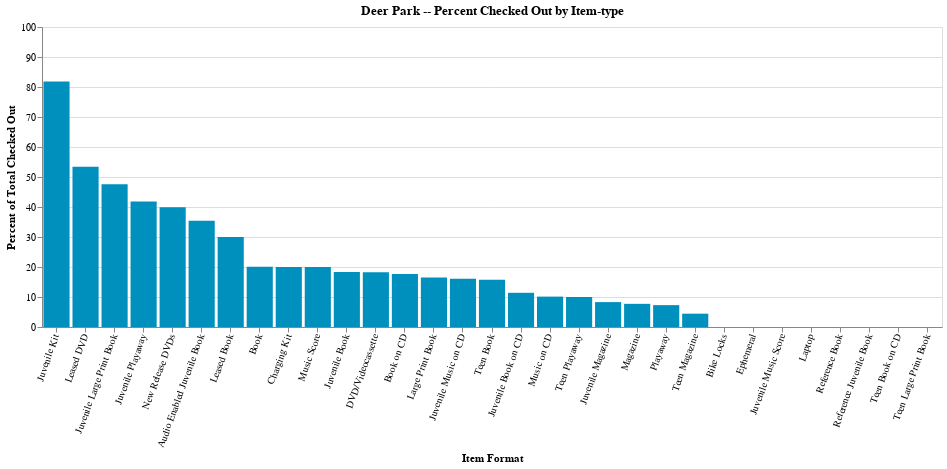

Notebook source saved alongside this figure:
### Code cell
chart = alt.Chart(df).mark_bar(color="#0090bd").encode(
    # x='end_date:T',
    x=alt.X(
        'item_format',
        axis=alt.Axis(title='Item Format', labelAngle=-70),
        sort='-y'
    ),
    y=alt.Y(
        'percent_checked_out:Q',
        title = 'Percent of Total Checked Out',
        scale = alt.Scale(domain=[0,100]),
    ),
    tooltip=['branch_name', 'item_format', 'percent_checked_out', 'count_items', 'count_current_checkout', 'sum_checkout_total', 'sum_renewal_total', 'sum_price']
).properties(
    title="{} -- Percent Checked Out by Item-type".format(df.iloc[0]['branch_name']),
    width=900,
)

chart.display()

# we can save this file to an html file: name + date if that's what we want
chart.save(
    'output-{}.html'.format(
        pd.Timestamp('now').strftime('%Y-%m-%d')
    )
)

# remember, if we want to use this, import altair_saver (and requirements) above
save(chart, "chart.png")

### Figure 1 — Vega-Lite specification as saved in the notebook (floating-point values rounded to 4 significant figures)
{"config": {"view": {"continuousWidth": 400, "continuousHeight": 300}}, "data": {"name": "data-c12c6caf6661dbc7afde2e6c1cac50f1"}, "mark": {"type": "bar", "color": "#0090bd"}, "encoding": {"tooltip": [{"type": "nominal", "field": "branch_name"}, {"type": "nominal", "field": "item_format"}, {"type": "quantitative", "field": "percent_checked_out"}, {"type": "quantitative", "field": "count_items"}, {"type": "quantitative", "field": "count_current_checkout"}, {"type": "quantitative", "field": "sum_checkout_total"}, {"type": "quantitative", "field": "sum_renewal_total"}, {"type": "quantitative", "field": "sum_price"}], "x": {"type": "nominal", "axis": {"labelAngle": -70, "title": "Item Format"}, "field": "item_format", "sort": "-y"}, "y": {"type": "quantitative", "field": "percent_checked_out", "scale": {"domain": [0, 100]}, "title": "Percent of Total Checked Out"}}, "title": "Deer Park -- Percent Checked Out by Item-type", "width": 900, "$schema": "https://vega.github.io/schema/vega-lite/v4.8.1.json", "datasets": {"data-c12c6caf6661dbc7afde2e6c1cac50f1": [{"branch_name": "Deer Park", "item_format": "Audio Enabled Juvenile Book", "count_items": 113, "count_current_checkout": 40, "sum_checkout_total": 649, "percent_checked_out": 35.4, "sum_renewal_total": 198, "sum_price": 5402.0}, {"branch_name": "Deer Park", "item_format": "Bike Locks", "count_items": 3, "count_current_checkout": 0, "sum_checkout_total": 0, "percent_checked_out": 0.0, "sum_renewal_total": 0, "sum_price": 30.0}, {"branch_name": "Deer Park", "item_format": "Book", "count_items": 15806, "count_current_checkout": 3171, "sum_checkout_total": 179128, "percent_checked_out": 20.06, "sum_renewal_total": 118591, "sum_price": 380800.0}, {"branch_name": "Deer Park", "item_format": "Book on CD", "count_items": 893, "count_current_checkout": 158, "sum_checkout_total": 25140, "percent_checked_out": 17.69, "sum_renewal_total": 13033, "sum_price": 45030.0}, {"branch_name": "Deer Park", "item_format": "Charging Kit", "count_items": 5, "count_current_checkout": 1, "sum_checkout_total": 117, "percent_checked_out": 20.0, "sum_renewal_total": 0, "sum_price": 25.0}, {"branch_name": "Deer Park", "item_format": "DVD/Videocassette", "count_items": 6055, "count_current_checkout": 1103, "sum_checkout_total": 262992, "percent_checked_out": 18.22, "sum_renewal_total": 155080, "sum_price": 124300.0}, {"branch_name": "Deer Park", "item_format": "Ephemeral", "count_items": 3, "count_current_checkout": 0, "sum_checkout_total": 591, "percent_checked_out": 0.0, "sum_renewal_total": 5, "sum_price": 0.0}, {"branch_name": "Deer Park", "item_format": "Juvenile Book", "count_items": 29637, "count_current_checkout": 5435, "sum_checkout_total": 460739, "percent_checked_out": 18.34, "sum_renewal_total": 251433, "sum_price": 469700.0}, {"branch_name": "Deer Park", "item_format": "Juvenile Book on CD", "count_items": 342, "count_current_checkout": 39, "sum_checkout_total": 9578, "percent_checked_out": 11.4, "sum_renewal_total": 6384, "sum_price": 10690.0}, {"branch_name": "Deer Park", "item_format": "Juvenile Kit", "count_items": 33, "count_current_checkout": 27, "sum_checkout_total": 39, "percent_checked_out": 81.82, "sum_renewal_total": 1, "sum_price": 1980.0}, {"branch_name": "Deer Park", "item_format": "Juvenile Large Print Book", "count_items": 21, "count_current_checkout": 10, "sum_checkout_total": 69, "percent_checked_out": 47.62, "sum_renewal_total": 68, "sum_price": 495.6}, {"branch_name": "Deer Park", "item_format": "Juvenile Magazine", "count_items": 446, "count_current_checkout": 37, "sum_checkout_total": 512, "percent_checked_out": 8.3, "sum_renewal_total": 530, "sum_price": 80.0}, {"branch_name": "Deer Park", "item_format": "Juvenile Music Score", "count_items": 2, "count_current_checkout": 0, "sum_checkout_total": 77, "percent_checked_out": 0.0, "sum_renewal_total": 120, "sum_price": 32.95}, {"branch_name": "Deer Park", "item_format": "Juvenile Music on CD", "count_items": 162, "count_current_checkout": 26, "sum_checkout_total": 4777, "percent_checked_out": 16.05, "sum_renewal_total": 3051, "sum_price": 2171.0}, {"branch_name": "Deer Park", "item_format": "Juvenile Playaway", "count_items": 55, "count_current_checkout": 23, "sum_checkout_total": 1992, "percent_checked_out": 41.82, "sum_renewal_total": 1449, "sum_price": 2941.0}, {"branch_name": "Deer Park", "item_format": "Laptop", "count_items": 12, "count_current_checkout": 0, "sum_checkout_total": 29, "percent_checked_out": 0.0, "sum_renewal_total": 0, "sum_price": 8518.0}, {"branch_name": "Deer Park", "item_format": "Large Print Book", "count_items": 2289, "count_current_checkout": 377, "sum_checkout_total": 29614, "percent_checked_out": 16.47, "sum_renewal_total": 12360, "sum_price": 75340.0}, {"branch_name": "Deer Park", "item_format": "Leased Book", "count_items": 320, "count_current_checkout": 96, "sum_checkout_total": 1474, "percent_checked_out": 30.0, "sum_renewal_total": 1, "sum_price": 6400.0}, {"branch_name": "Deer Park", "item_format": "Leased DVD", "count_items": 146, "count_current_checkout": 78, "sum_checkout_total": 957, "percent_checked_out": 53.42, "sum_renewal_total": 4, "sum_price": 2920.0}, {"branch_name": "Deer Park", "item_format": "Magazine", "count_items": 3381, "count_current_checkout": 261, "sum_checkout_total": 8762, "percent_checked_out": 7.72, "sum_renewal_total": 5484, "sum_price": 520.0}, {"branch_name": "Deer Park", "item_format": "Music Score", "count_items": 5, "count_current_checkout": 1, "sum_checkout_total": 402, "percent_checked_out": 20.0, "sum_renewal_total": 105, "sum_price": 101.6}, {"branch_name": "Deer Park", "item_format": "Music on CD", "count_items": 2281, "count_current_checkout": 231, "sum_checkout_total": 75139, "percent_checked_out": 10.13, "sum_renewal_total": 24263, "sum_price": 33810.0}, {"branch_name": "Deer Park", "item_format": "New Release DVDs", "count_items": 423, "count_current_checkout": 169, "sum_checkout_total": 2273, "percent_checked_out": 39.95, "sum_renewal_total": 1919, "sum_price": 11490.0}, {"branch_name": "Deer Park", "item_format": "Playaway", "count_items": 288, "count_current_checkout": 21, "sum_checkout_total": 9223, "percent_checked_out": 7.29, "sum_renewal_total": 5603, "sum_price": 20790.0}, {"branch_name": "Deer Park", "item_format": "Reference Book", "count_items": 23, "count_current_checkout": 0, "sum_checkout_total": 18, "percent_checked_out": 0.0, "sum_renewal_total": 0, "sum_price": 1193.0}, {"branch_name": "Deer Park", "item_format": "Reference Juvenile Book", "count_items": 59, "count_current_checkout": 0, "sum_checkout_total": 22, "percent_checked_out": 0.0, "sum_renewal_total": 17, "sum_price": 42800.0}, {"branch_name": "Deer Park", "item_format": "Teen Book", "count_items": 3526, "count_current_checkout": 554, "sum_checkout_total": 27362, "percent_checked_out": 15.71, "sum_renewal_total": 21071, "sum_price": 61710.0}, {"branch_name": "Deer Park", "item_format": "Teen Book on CD", "count_items": 85, "count_current_checkout": 0, "sum_checkout_total": 1717, "percent_checked_out": 0.0, "sum_renewal_total": 806, "sum_price": 3632.0}, {"branch_name": "Deer Park", "item_format": "Teen Large Print Book", "count_items": 4, "count_current_checkout": 0, "sum_checkout_total": 11, "percent_checked_out": 0.0, "sum_renewal_total": 6, "sum_price": 103.0}, {"branch_name": "Deer Park", "item_format": "Teen Magazine", "count_items": 180, "count_current_checkout": 8, "sum_checkout_total": 230, "percent_checked_out": 4.44, "sum_renewal_total": 153, "sum_price": 21.2}, {"branch_name": "Deer Park", "item_format": "Teen Playaway", "count_items": 20, "count_current_checkout": 2, "sum_checkout_total": 296, "percent_checked_out": 10.0, "sum_renewal_total": 254, "sum_price": 1139.0}]}}
